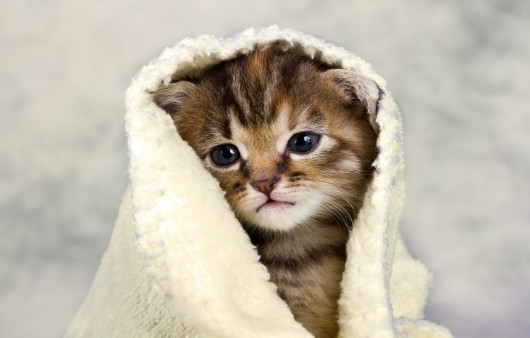
#> input picture Exploration/Ex04/image/cat_occlusion.jpg, 530 x 338 px, found by its file name
$ jupyter execute --allow-errors segmentation.ipynb
#> lines starting #> are read from the running program, lines starting #| are printed output that depends on the picture
[cell 1]
import os
import urllib
import cv2
import numpy as np
from pixellib.semantic import semantic_segmentation
from matplotlib import pyplot as plt

## 도입부는 이미지 파일을 처리하고 모델이 segmentation을 어떻게 처리하는지 확인하는 과정입니다.
## 실험 내용과 정리는 하단부 있습니다. 최종 제출 파일을 저장하고 실험 내용 정리를 확인하려고 하신다면 하단부로 이동해주세요

### 이미지가 적절히 불려와지는지 확인

[cell 2]
img_path = '/home/cho/AIFFEL_quest_rs/Exploration/Ex04/image/'
cat_occlusion = cv2.imread(os.path.join(img_path, 'cat_occlusion.jpg'))
#> cat_occlusion is the input picture: shape (338, 530, 3); mean B, G, R 167.5, 182.8, 191

plt.imshow(cv2.cvtColor(cat_occlusion, cv2.COLOR_BGR2RGB))
plt.show()

### DeepLabV3 모델을 불러옵니다

[cell 3]
model_dir = '/home/cho/AIFFEL_quest_rs/Exploration/Ex04/model'
model_file = os.path.join(model_dir, 'deeplabv3_xception_tf_dim_ordering_tf_kernels.h5')

# PixelLib가 제공하는 모델의 url입니다
model_url = 'https://github.com/ayoolaolafenwa/PixelLib/releases/download/1.1/deeplabv3_xception_tf_dim_ordering_tf_kernels.h5'

# 다운로드를 시작합니다
urllib.request.urlretrieve(model_url, model_file) # urllib 패키지 내에 있는 request 모듈의 urlretrieve 함수를 이용해서 model_url에 있는 파일을 다운로드 해서 model_file 파일명으로 저장
#> (this line was passed over: the network is not available in this run)

#> (a cell that did not finish here is left out)

[cell 5]
from importlib_metadata import version
import cv2
import pixellib

print(cv2.__version__)
print(version('pixellib'))
#> (this line was passed over: importlib_metadata is not available in this run)

### 모델에 고양이의 일부가 가려진 사진을 입력으로 넣고 출력 결과물을 관찰해보았습니다

[cell 6]
cat_occlusion = os.path.join(img_path, 'cat_occlusion.jpg')
#> (the rest of this cell did not finish here and is left out)

[cell 7]
#pascalvoc 데이터의 라벨종류
LABEL_NAMES = [
    'background', 'aeroplane', 'bicycle', 'bird', 'boat', 'bottle', 'bus',
    'car', 'cat', 'chair', 'cow', 'diningtable', 'dog', 'horse', 'motorbike',
    'person', 'pottedplant', 'sheep', 'sofa', 'train', 'tv'
]
#> (the rest of this cell did not finish here and is left out)

#> (a cell that did not finish here is left out)

#> (a cell that did not finish here is left out)

[cell 10]
colormap = np.zeros((256, 3), dtype = int)
ind = np.arange(256, dtype=int)

for shift in reversed(range(8)):
    for channel in range(3):
        colormap[:, channel] |= ((ind >> channel) & 1) << shift
    ind >>= 3

colormap[:20] #생성한 20개의 컬러맵 출력

[cell 11]
colormap[8]

[cell 12]
seg_color = (0,0,64) # 색상순서 변경 - colormap의 배열은 RGB 순이며 output의 배열은 BGR 순서로 채널 배치가 되어 있어서

#> (a cell that did not finish here is left out)

[cell 14]
# 원본이미지를 img_show에 할당한뒤 이미지 사람이 있는 위치와 배경을 분리해서 표현한 color_mask 를 만든뒤 두 이미지를 합쳐서 출력
img_show = cv2.imread(cat_occlusion)

# True과 False인 값을 각각 255과 0으로 바꿔줍니다
#> (the rest of this cell did not finish here and is left out)

[cell 15]
# (13,13)은 blurring kernel size를 뜻합니다
# 다양하게 바꿔보세요
img_orig = cv2.imread(cat_occlusion)

img_orig_blur = cv2.blur(img_orig, (13,13))
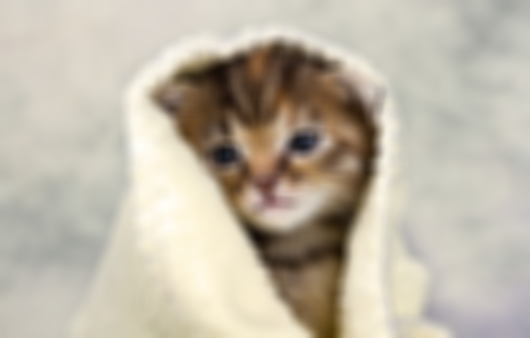
#> img_orig_blur: shape (338, 530, 3); mean B, G, R 167.5, 182.8, 191

# plt.imshow(): 저장된 데이터를 이미지의 형식으로 표시한다.
# cv2.cvtColor(입력 이미지, 색상 변환 코드): 입력 이미지의 색상 채널을 변경
# cv2.COLOR_BGR2RGB: 원본이 BGR 순서로 픽셀을 읽다보니
# 이미지 색상 채널을 변경해야함 (BGR 형식을 RGB 형식으로 변경)
plt.imshow(cv2.cvtColor(img_orig_blur, cv2.COLOR_BGR2RGB))
plt.show()

#> (a cell that did not finish here is left out)

### 고양이가 일부 가려져있더라도 생각보다는 잘 구별하는구나를 알았지만, 일부 배경과 분리가 애매한 부분이 존재하는 것도 확인하였습니다

#> (a cell that did not finish here is left out)

### 두 번째로 확인해볼 이미지는 강아지와 고양이가 같이 있는 사진입니다.

[cell 18]
cat_dog = os.path.join(img_path, 'cat_dog.jpg')
#> (the rest of this cell did not finish here and is left out)

#> (a cell that did not finish here is left out)

[cell 20]
colormap[12]

[cell 21]
seg_color = (128,0,64)
#> (the rest of this cell did not finish here and is left out)

[cell 22]
# 원본이미지를 img_show에 할당한뒤 이미지 사람이 있는 위치와 배경을 분리해서 표현한 color_mask 를 만든뒤 두 이미지를 합쳐서 출력
img_show = cv2.imread(cat_dog)
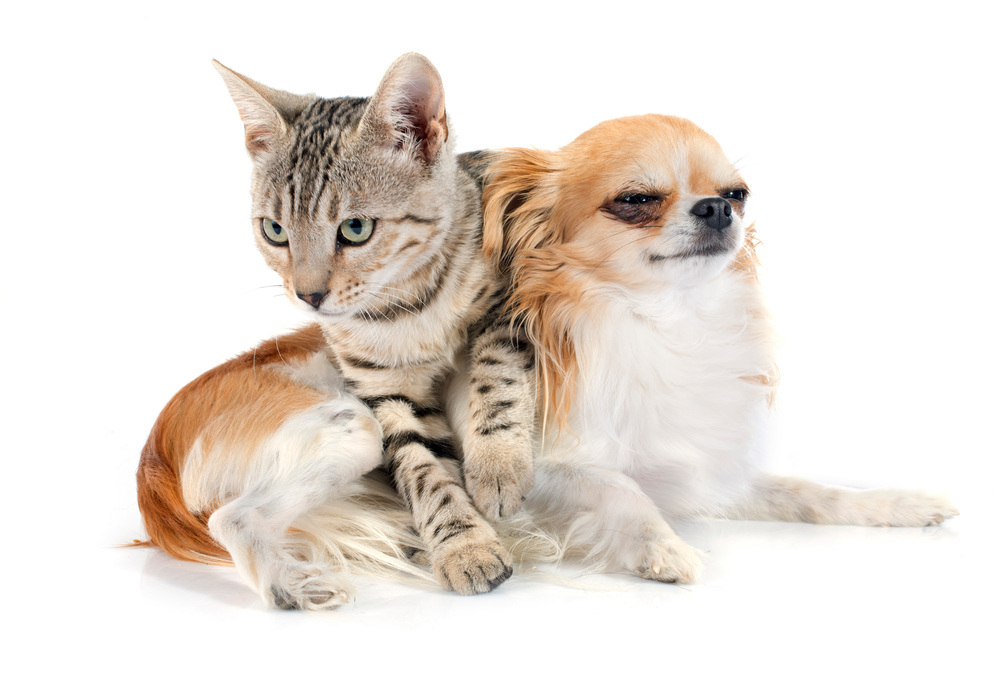
#> input picture Exploration/Ex04/image/cat_dog.jpg, 1000 x 673 px, found by its file name
#> img_show is the input picture: shape (673, 1000, 3); mean B, G, R 215.9, 223.3, 231.5

# True과 False인 값을 각각 255과 0으로 바꿔줍니다
#> (the rest of this cell did not finish here and is left out)
